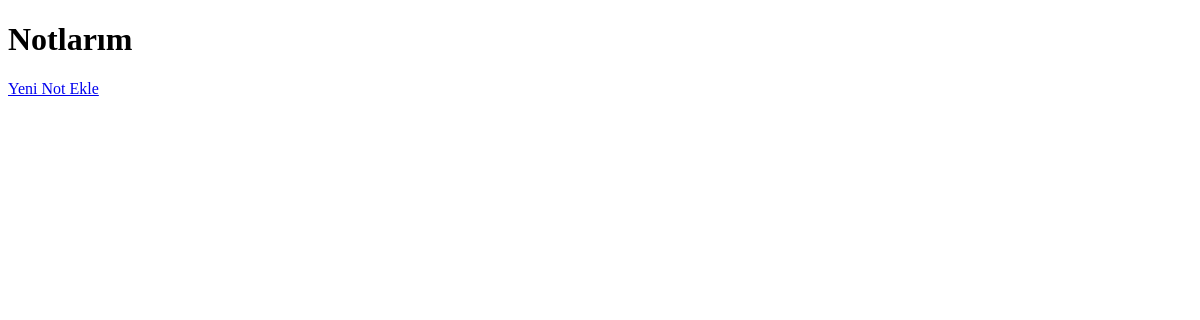
The page /notes/ (signed in) on the database as committed earlier.
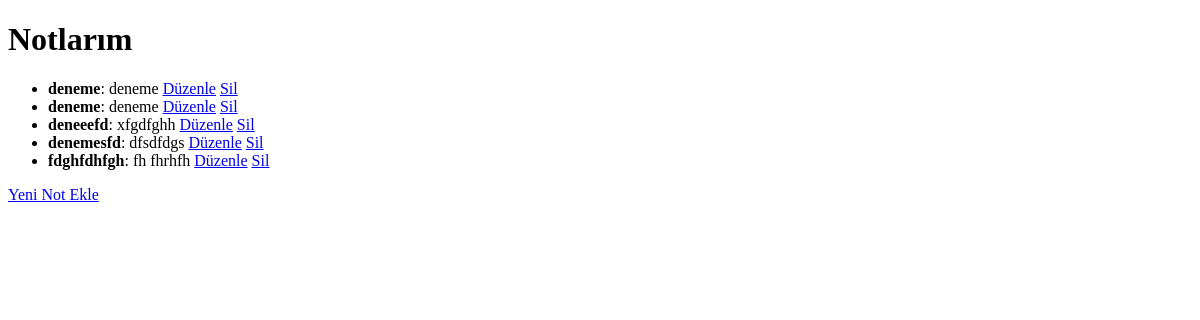
The same page on the database as committed later.
### notlar/models.py (models this page shows, shortened)
class Note(models.Model):
    CATEGORY_CHOICES = [
        ("genel", "Genel"),
        ("ders", "Ders"),
        ("is", "İş"),
        ("spor", "Spor"),
        ("teknoloji", "Teknoloji"),
        ("saglik", "Sağlık"),
        ("egitim", "Eğitim"),
    ]
    DERS_CHOICES = [
        ("elektrik_makinalari", "Elektrik Makineleri"),
        ("sinyaller_sistemler", "Sinyaller ve Sistemler"),
        ("devre_teorisi", "Devre Teorisi"),
        ("elektronik", "Elektronik"),
        ("kontrol_sistemleri", "Kontrol Sistemleri"),
        ("enerji_sistemleri", "Enerji Sistemleri"),
        ("elektrik_guc_sistemleri", "Elektrik Güç Sistemleri"),
        ("dijital_elektronik", "Dijital Elektronik"),
        ("mikrodenetleyiciler", "Mikrodenetleyiciler"),
        ("haberlesme_sistemleri", "Haberleşme Sistemleri"),
        ("elektromanyetik_alanlar", "Elektromanyetik Alanlar"),
        ("endustriyel_uygulamalar", "Endüstriyel Uygulamalar"),
        ("yenilenebilir_enerji", "Yenilenebilir Enerji Sistemleri"),
        ("robotik", "Robotik"),
        ("otomasyon", "Otomasyon Sistemleri"),
        ("yapay_zeka", "Yapay Zeka"),
        ("bilgisayar_muhendisligi", "Bilgisayar Mühendisliği"),
        ("sensör_teknolojileri", "Sensör Teknolojileri"),
        ("guc_elektronigi", "Güç Elektroniği"),
        ("optik_iletime", "Optik İletişim Sistemleri"),
        ("motor_kontrol", "Motor Kontrol Sistemleri"),
        ("isaret_isleme", "İşaret İşleme"),
    ]
    title = models.CharField(max_length=100)
    content = models.TextField()
    file = models.FileField(upload_to="notlar/", blank=True, null=True)
    created_at = models.DateTimeField(auto_now_add=True)
    updated_at = models.DateTimeField(auto_now=True)
    is_shared = models.BooleanField(default=False)
    kategori = models.CharField(
        max_length=50,
        choices=CATEGORY_CHOICES,
        verbose_name="Kategori",
        default="genel",
    )
    ders_kategori = models.CharField(
        max_length=50,
        choices=DERS_CHOICES,
        blank=True,
        null=True,
        verbose_name="Ders Kategori",
    )
    user = models.ForeignKey(
        User, on_delete=models.CASCADE
    )  # Kullanıcıya ilişkilendirme

### notlar/views.py (the view)
# urls.py: path("notes/", views.view_notes, name="view_notes"),  # Notları listeleme
@login_required
def view_notes(request):
    notes = Note.objects.filter(
        user=request.user
    )  # Giriş yapan kullanıcıya ait notları filtrele
    return render(request, "view_notes.html", {"notes": notes})

### notlar/templates/view_notes.html (shortened to what this page needs)
<!DOCTYPE html>
<html lang="en">
    <head>
    </head>
<body>
    <h1>Notlarım</h1>
    <ul>
        {% for note in notes %}
            <li>
                <strong>{{ note.title }}</strong>: {{ note.content }}
                <a href="{% url 'update_note' note.pk %}">Düzenle</a>
                <a href="{% url 'delete_note' note.pk %}">Sil</a>
            </li>
        {% endfor %}
    </ul>
    <a href="{% url 'not_ekle' %}" >Yeni Not Ekle</a>
</body>
</html>

Rows that differ between the two databases and show on the page:
added Note: title "deneme", content "deneme"
added Note: title "deneme", content "deneme"
added Note: title "deneeefd", content "xfgdfghh"
added Note: title "denemesfd", content "dfsdfdgs"
added Note: title "fdghfdhfgh", content "fh fhrhfh"
